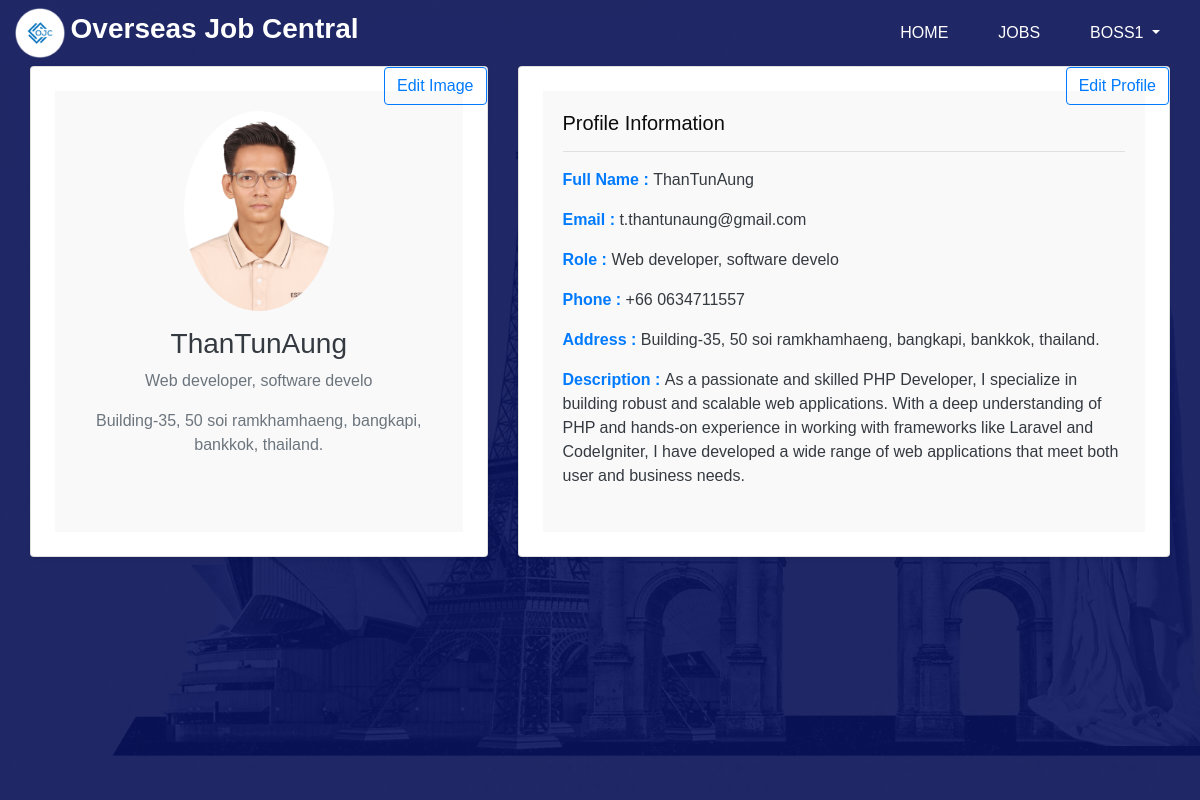
Page /employees/profile.php (signed in) on the earlier database version.
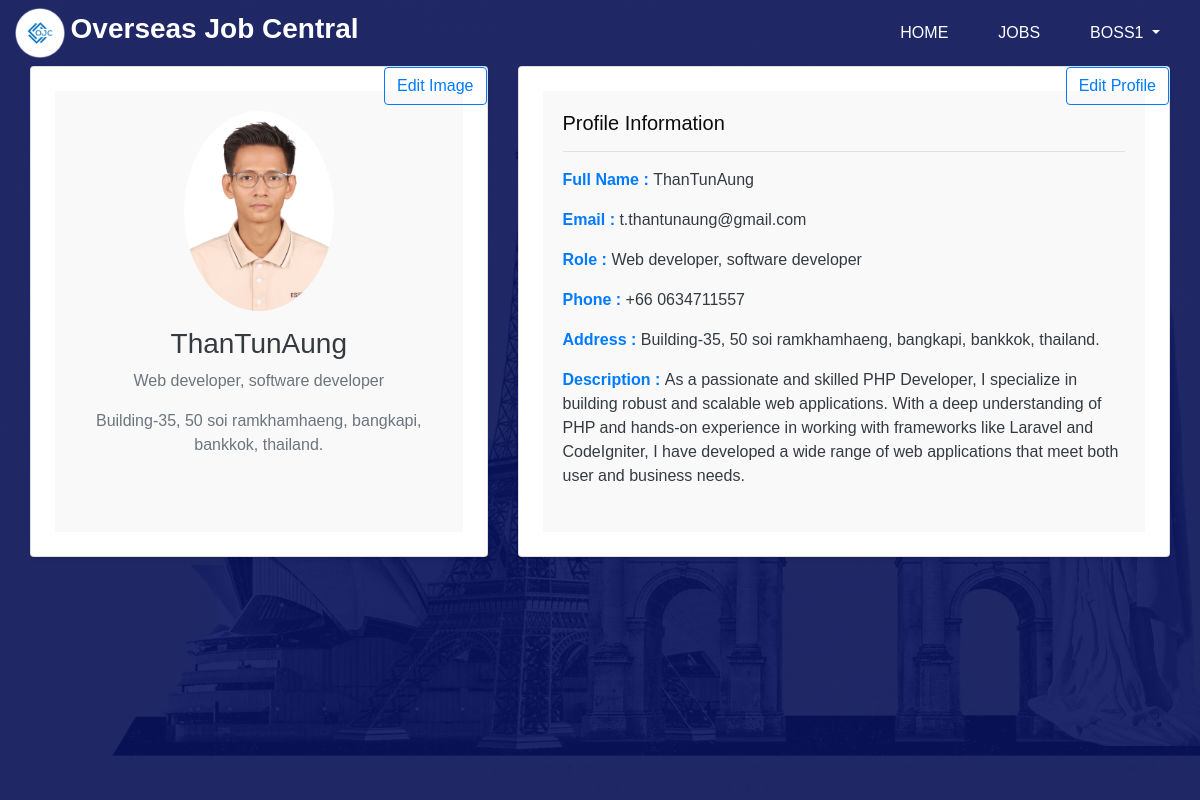
Same page on the later database version.
### tables this page shows
CREATE TABLE `employees` (
  `id` bigint(20) UNSIGNED NOT NULL,
  `username` varchar(50) NOT NULL,
  `email` varchar(100) NOT NULL,
  `password` varchar(255) NOT NULL,
  `role` varchar(50) DEFAULT NULL,
  `phone` varchar(20) DEFAULT NULL,
  `address` varchar(100) DEFAULT NULL,
  `description` text DEFAULT NULL,
  `image` varchar(255) DEFAULT NULL,
  `created_at` timestamp NOT NULL DEFAULT current_timestamp()
);

### employees/profile.php (the view, shortened to what this page needs)
<?php
$db = new Database();
$conn = $db->getConnection();
$employeeId = $_SESSION['user_id'];
$stmt = $conn->prepare("SELECT * FROM employees WHERE id = ?");
$stmt->bind_param("i", $employeeId);
$stmt->execute();
$result = $stmt->get_result();
$employeeData = $result->fetch_assoc();
?>
<?php include '../components/head.php'; ?>
<body style="background-image: linear-gradient(to right, #1f2766, #1f2766);">
<?php include '../navbars/nav__employee.php'; ?>
<div class="container ">
  <div class="row">
    <div class="col-md-5">
      <div class="card shadow-sm p-4 text-center">
      <div class="card-body">
        <?php if (!empty($employeeData['image'])): ?>
          <img src="<?php echo UPLOAD_PATH; ?>/<?= $employeeData['image'] ?>" class="img-fluid rounded-circle mb-3" alt="Profile Picture" width="150" height="150">
        <?php else: ?>
          <img src="<?php echo ASSETS_URL; ?>/images/default_profile.png" class="img-fluid rounded-circle mb-3" alt="Profile Picture" width="150" height="150">
          <p class="text-muted"><i><span class="text-danger">*</span> add image</i></p>
        <?php endif; ?>
        <h3 class="text-dark"><?= $employeeData['username'] ?></h3>
        <p class="text-muted">
          <?php if (!empty($employeeData['role'])): ?>
            <?= $employeeData['role'] ?>
          <?php else: ?>
            <i><span class="text-danger">*</span> describe your position</i>
          <?php endif; ?>
        </p>
        <p class="text-muted">
          <?php if (!empty($employeeData['address'])): ?>
            <?= $employeeData['address'] ?>
          <?php else: ?>
            <i><span class="text-danger">*</span> describe your address</i>
          <?php endif; ?>
        </p>
        <button class="btn btn-outline-primary btn-tr" id="upload-btn" data-toggle="modal" data-target="#image-upload-modal">
          Edit Image
        </button>
      </div>
      </div>
    </div>
    <div class="col-md-7">
      <div class="card shadow-sm p-4">
        <div class="card-body">
          <h5 class="card-title">Profile Information</h5>
          <hr>
          <ul class="list-unstyled">
            <li class="mb-3">
              <strong class="text-primary">Full Name : </strong>
              <span class="text-dark"><?= htmlspecialchars($employeeData['username']) ?></span>
            </li>
            <li class="mb-3">
              <strong class="text-primary">Email : </strong>
              <span class="text-dark"><?= htmlspecialchars($employeeData['email']) ?></span>
            </li>
            <li class="mb-3">
              <strong class="text-primary">Role : </strong>
              <?php if (!empty($employeeData['role'])): ?>
                <span class="text-dark"><?= htmlspecialchars($employeeData['role']) ?></span>
              <?php else: ?>
                <span class="text-muted"><i><span class="text-danger">*</span> describe your position</i></span>
              <?php endif; ?>
            </li>
            <li class="mb-3">
              <strong class="text-primary">Phone : </strong>
              <?php if (!empty($employeeData['phone'])): ?>
                <span class="text-dark"><?= htmlspecialchars($employeeData['phone']) ?></span>
              <?php else: ?>
                <span class="text-muted"><i><span class="text-danger">*</span> describe your phone number</i></span>
              <?php endif; ?>
            </li>
            <li class="mb-3">
              <strong class="text-primary">Address : </strong>
              <?php if (!empty($employeeData['address'])): ?>
                <span class="text-dark"><?= htmlspecialchars($employeeData['address']) ?></span>
              <?php else: ?>
                <span class="text-muted"><i><span class="text-danger">*</span> describe your address</i></span>
              <?php endif; ?>
            </li>
            <li class="mb-3">
              <strong class="text-primary">Description : </strong>
              <?php if (!empty($employeeData['description'])): ?>
                <span class="text-dark"><?= htmlspecialchars($employeeData['description']) ?></span>
              <?php else: ?>
                <span class="text-muted"><i><span class="text-danger">*</span> describe about you</i></span>
              <?php endif; ?>
            </li>
          </ul>
          <div class="text-center mt-4">
            <button class="btn btn-outline-primary btn-tr" id="edit-profile-btn" data-toggle="modal" data-target="#edit-profile-modal">
              Edit Profile
            </button>
          </div>
        </div>
      </div>
    </div>
  </div>
</div>
</body>
</html>

### components/head.php (shortened to what this page needs)
<!DOCTYPE html>
<html lang="en">
<head>
  <link rel="stylesheet" href="<?php echo ASSETS_URL; ?>/css/font-awesome.min.css"/>
  <link rel="stylesheet" href="<?php echo ASSETS_URL; ?>/dataTables/jquery.dataTables.min.css">
  <link rel="stylesheet" href="<?php echo ASSETS_URL; ?>/dataTables/buttons.dataTables.min.css">
  <link rel="stylesheet" href="<?php echo ASSETS_URL; ?>/css/bootstrap.css" />
  <link rel="stylesheet" href="<?php echo ASSETS_URL; ?>/css/responsive.css"/>
  <link rel="stylesheet" href="<?php echo ASSETS_URL; ?>/css/nice-select.min.css" />
  <link rel="stylesheet" href="<?php echo ASSETS_URL; ?>/css/style.css"/>
</head>

### navbars/nav__employee.php (shortened to what this page needs)
<div class="hero_area">
<header class="header_section">
  <div class="container-fluid">
    <nav class="navbar navbar-expand-lg custom_nav-container ">
      <a class="navbar-brand" href="<?php echo PUBLIC_URL; ?>">
          <img src="../assets/images/ojc-round.png" alt="ojc-round" width="50px" height="50px">
          <span>Overseas Job Central</span>
      </a>
      <div class="collapse navbar-collapse" id="navbarSupportedContent">
          <ul class="navbar-nav  ml-auto">
          <li class="nav-item">
              <a class="nav-link" href="<?php echo PUBLIC_URL; ?>"> Home </a>
          </li>
          <li class="nav-item">
              <a class="nav-link" href="<?php echo JOBS_URL; ?>/jobs.php"> Jobs </a>
          </li>
          <?php if (!isset($_SESSION['user_id'])): ?>
          <li class="nav-item">
              <a class="nav-link" href="<?php echo AUTH_URL; ?>/login.php">
              <i class="fa fa-user" aria-hidden="true"></i>
              <span>
                  Login
              </span>
              </a>
          </li>
          <li class="nav-item">
              <a class="nav-link" href="<?php echo AUTH_URL; ?>/register.php">
              <i class="fa fa-user" aria-hidden="true"></i>
              <span>
                  Sign Up
              </span>
              </a>
          </li>
            <?php else: ?>
            <li class="nav-item dropdown">
                <a class="nav-link dropdown-toggle" href="#" id="navbarDropdown" role="button" data-toggle="dropdown" aria-expanded="false">
                    <?php echo $_SESSION['user_name']; ?>
                </a>
            </li>
            <?php endif; ?>
          </ul>
      </div>
    </nav>
  </div>
</header>

### assets/css/responsive.css (style rules this page uses)
@media (min-width: 1200px) { .container { max-width: 1170px; } }

### assets/css/style.css (style rules this page uses)
body { font-family: 'Poppins', sans-serif; color: #0c0c0c; background-color: #ffffff; overflow-x: hidden; }
a, a:hover, a:focus { text-decoration: none; }
.btn, .btn:focus { outline: none !important; -webkit-box-shadow: none; box-shadow: none; }
.hero_area, .hero_area_auth { position: relative; display: -webkit-box; display: -moz-box; display: -ms-flexbox; display: flex; -webkit-box-orient: vertical; -webkit-box-direction: normal; -moz-box-orient: vertical; -moz-box-direction: normal; -ms-flex-direction: column; flex-direction: column; background-image: -webkit-gradient(linear, left top, right top, from(rgba(8, 19, 92, 0.9)), to(rgba(8, 19, 92, 0.9))), url(../images/slider-bg2.jpg); background-image: -webkit-linear-gradient(left, rgba(8, 19, 92, 0.9), rgba(8, 19, 92, 0.9)), url(../images/slider-bg2.jpg); background-image: -moz-linear-gradient(left, rgba(8, 19, 92, 0.9), rgba(8, 19, 92, 0.9)), url(../images/slider-bg2.jpg); background-image: -o-linear-gradient(left, rgba(8, 19, 92, 0.9), rgba(8, 19, 92, 0.9)), url(../images/slider-bg2.jpg); background-image: linear-gradient(to right, rgba(8, 19, 92, 0.9), rgba(8, 19, 92, 0.9)), url(../images/slider-bg2.jpg); background-size: cover; }
.hero_area { height: 100vh; }
.header_section { padding: 3px 0; }
.navbar-brand { margin: 0; }
.navbar-brand span { font-size: 28px; font-weight: bold; color: #ffffff; }
.custom_nav-container { padding: 0; }
.custom_nav-container .navbar-nav { -webkit-box-align: center; -moz-box-align: center; -ms-flex-align: center; align-items: center; }
.custom_nav-container .navbar-nav .nav-item .nav-link { padding: 10px 25px; color: #ffffff; text-align: center; text-transform: uppercase; }
.btn-tr { position: absolute; top: 0; right: 0; }
.card-title { font-size: 1.25rem; }
.card-body { background-color: #f9f9f9; }
.text-muted { color: #6c757d; }
.col-md-5, .col-md-7 { display: flex; flex-direction: column; }
.card { flex: 1; display: flex; flex-direction: column; }
.card-body { flex: 1; overflow-y: auto; }

Differences in the rows shown:
changed employees "ThanTunAung": role "Web developer, software develo" → "Web developer, software developer"
